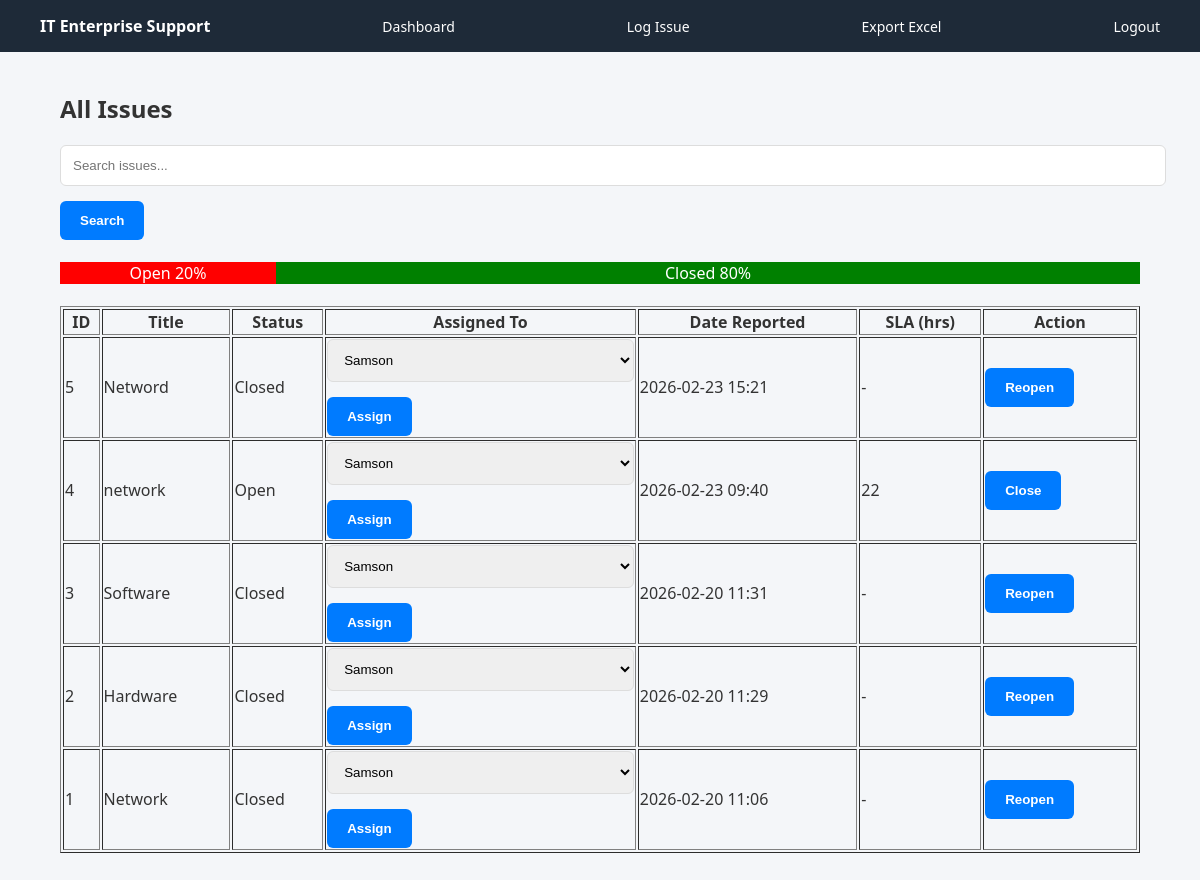
The app's page /view_issues (signed in) with its own data.
### tables this page shows
CREATE TABLE issues (
    id INTEGER PRIMARY KEY AUTOINCREMENT,
    title TEXT,
    description TEXT,
    source TEXT,
    category TEXT,
    status TEXT,
    date_reported TEXT,
    date_closed TEXT
, assigned_to TEXT, priority TEXT DEFAULT 'Normal');

### app.py (the view)
@app.route("/view_issues")
def view_issues():
    if "user" not in session:
        return redirect(url_for("login"))
    db = get_db()
    cur = db.cursor()
    search = request.args.get("search")
    filter_type = request.args.get("filter")
    query = "SELECT * FROM issues WHERE 1=1"
    params = []
    if search:
        query += " AND (title LIKE ? OR description LIKE ?)"
        params.extend([f"%{search}%", f"%{search}%"])
    if filter_type == "today":
        query += " AND date(date_reported) = date('now')"
    elif filter_type == "week":
        query += " AND strftime('%W', date_reported) = strftime('%W', 'now')"
    elif filter_type == "open":
        query += " AND status = 'Open'"
    query += " ORDER BY date_reported DESC"
    cur.execute(query, params)
    issues = cur.fetchall()
    issues = [dict(issue) for issue in issues]
    for issue in issues:
        if issue["status"] == "Open":
            opened_time = datetime.strptime(issue["date_reported"], "%Y-%m-%d %H:%M")
            issue["sla_hours"] = int((datetime.now() - opened_time).total_seconds() / 3600)
        else:
            issue["sla_hours"] = "-"
    cur.execute("SELECT COUNT(*) FROM issues WHERE status='Open'")
    open_count = cur.fetchone()[0]
    cur.execute("SELECT COUNT(*) FROM issues WHERE status='Closed'")
    closed_count = cur.fetchone()[0]
    total = open_count + closed_count
    open_percent = int((open_count / total) * 100) if total else 0
    closed_percent = 100 - open_percent if total else 0
    cur.execute("SELECT username FROM users WHERE role='Technician'")
    technicians = cur.fetchall()
    db.close()
    return render_template(
        "view_issues.html",
        issues=issues,
        technicians=technicians,
        open_percent=open_percent,
        closed_percent=closed_percent
    )

### app.py (called while the page is built)
def get_db():
    conn = sqlite3.connect("database.db")
    conn.row_factory = sqlite3.Row
    return conn

### templates/view_issues.html (shortened to what this page needs)
<!DOCTYPE html>
<html>
<head>
    <link rel="stylesheet" href="{{ url_for('static', filename='style.css') }}">
</head>
<body>
<div class="navbar">
    <strong>IT Enterprise Support</strong>
    <a href="/dashboard">Dashboard</a>
    <a href="/log_issue">Log Issue</a>
    <a href="/export_excel">Export Excel</a>
    <a href="/logout">Logout</a>
</div>
<div class="container">
<h2>All Issues</h2>
<form method="GET">
    <input type="text" name="search" placeholder="Search issues...">
    <button type="submit">Search</button>
</form>
<br>
<div style="background:#eee;width:100%;display:flex;">
    <div style="background:red;width:{{open_percent}}%;color:white;text-align:center;">
        Open {{open_percent}}%
    </div>
    <div style="background:green;width:{{closed_percent}}%;color:white;text-align:center;">
        Closed {{closed_percent}}%
    </div>
</div>
<br>
<table border="1" width="100%">
<tr>
    <th>ID</th>
    <th>Title</th>
    <th>Status</th>
    <th>Assigned To</th>
    <th>Date Reported</th>
    <th>SLA (hrs)</th>
    <th>Action</th>
</tr>
{% for issue in issues %}
<tr>
    <td>{{ issue.id }}</td>
    <td>{{ issue.title }}</td>
    <td>{{ issue.status }}</td>
    <td>
        {% if session['role'] == 'Admin' %}
        <form method="POST" action="{{ url_for('assign_issue', issue_id=issue.id) }}">
            <select name="technician">
                {% for tech in technicians %}
                    <option value="{{ tech.username }}">{{ tech.username }}</option>
                {% endfor %}
            </select>
            <button type="submit">Assign</button>
        </form>
        {% else %}
            {{ issue.assigned_to or "Unassigned" }}
        {% endif %}
    </td>
    <td>{{ issue.date_reported }}</td>
    <td>{{ issue.sla_hours }}</td>
    <td>
        {% if issue.status == "Open" %}
        <form method="POST" action="{{ url_for('close_issue', issue_id=issue.id) }}">
            <button type="submit">Close</button>
        </form>
        {% else %}
        <form method="POST" action="{{ url_for('reopen_issue', issue_id=issue.id) }}">
            <button type="submit">Reopen</button>
        </form>
        {% endif %}
    </td>
</tr>
{% endfor %}
</table>
</div>
</body>
</html>

### static/style.css (style rules this page uses)
body { margin: 0; font-family: 'Segoe UI', Tahoma, sans-serif; background: #f4f6f9; color: #333; }
a { text-decoration: none; color: #0066cc; }
.container { width: 90%; max-width: 1100px; margin: 40px auto; }
form textarea, form select, form input { width: 100%; padding: 12px; margin-bottom: 15px; border-radius: 6px; border: 1px solid #ddd; }
form button { padding: 12px 20px; border-radius: 6px; background: #007bff; color: white; border: none; font-weight: bold; cursor: pointer; }
.navbar { background: #1e2a38; color: white; padding: 15px 40px; display: flex; justify-content: space-between; align-items: center; }
.navbar a { color: white; margin-left: 20px; font-size: 14px; }

### records on screen
issues: id "5", title "Netword", status "Closed", date_reported "2026-02-23 15:21", sla_hours "-"
issues: id "4", title "network", status "Open", date_reported "2026-02-23 09:40", sla_hours "22"
issues: id "3", title "Software", status "Closed", date_reported "2026-02-20 11:31", sla_hours "-"
issues: id "2", title "Hardware", status "Closed", date_reported "2026-02-20 11:29", sla_hours "-"
issues: id "1", title "Network", status "Closed", date_reported "2026-02-20 11:06", sla_hours "-"

### other values on screen
{{ open_percent }} "20"
{{ closed_percent }} "80"
form field technician "Samson"
